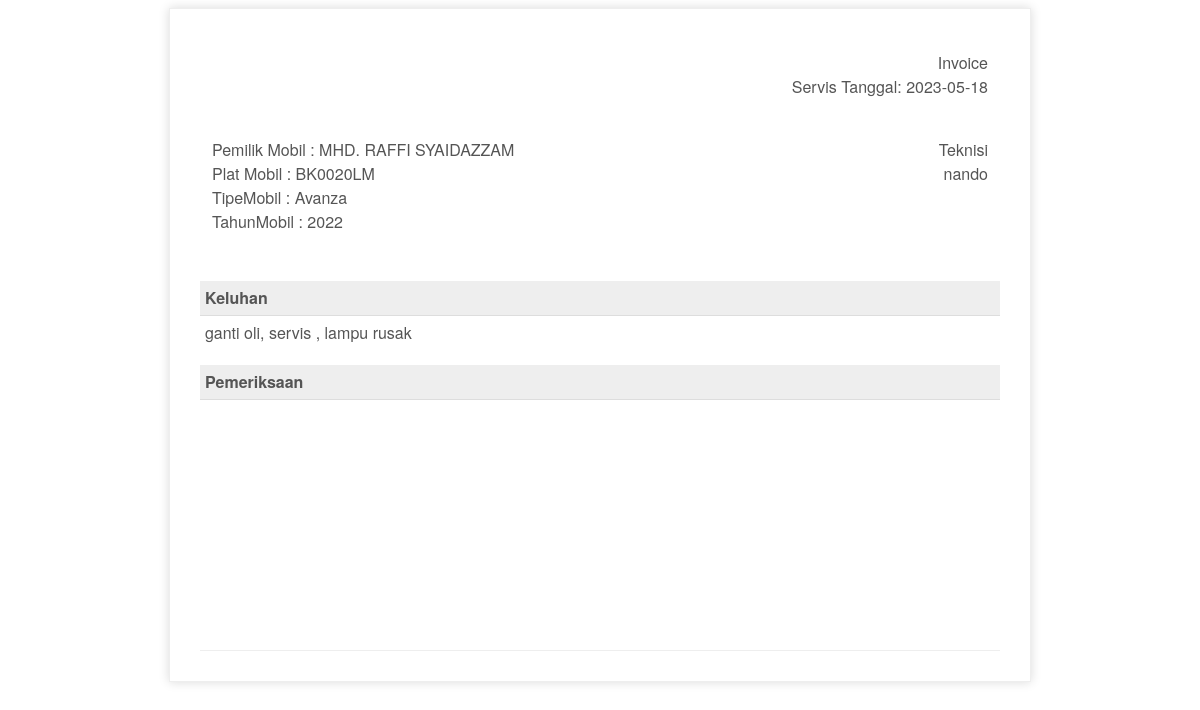
Page /invoiceMS.php?id=2 (signed in) on the committed database.
### tables this page shows
CREATE TABLE `listservis` (
  `Nama` varchar(50) NOT NULL,
  `Alamat` text NOT NULL,
  `Telp` varchar(50) NOT NULL,
  `TanggalService` date NOT NULL,
  `TipeMobil` varchar(50) NOT NULL,
  `TahunMobil` int(11) NOT NULL,
  `PlatMobil` varchar(50) NOT NULL,
  `Keluhan` text NOT NULL,
  `Teknisi` varchar(50) DEFAULT NULL,
  `ID` int(11) NOT NULL,
  `Status` varchar(255) NOT NULL DEFAULT 'Proses'
);

### invoiceMS.php (the view, shortened to what this page needs)
<?php include("config.php"); ?>
<!DOCTYPE html>
<html>
	<head>
	</head>
	<body>
    <?php
    $id = $_GET['id'];
    $sql = "SELECT * FROM `listservis` WHERE ID = $id";
    $query = mysqli_query($db, $sql);
    $data = mysqli_fetch_array($query);
    ?>
		<div class="invoice-box">
			<table cellpadding="0" cellspacing="0">
				<tr class="top">
					<td colspan="2">
						<table>
							<tr>
								<td class="title">
								</td>
								<td>
									Invoice  <br />
									Servis Tanggal: <?php echo $data['TanggalService'];?>
								</td>
							</tr>
						</table>
					</td>
				</tr>
				<tr class="information">
					<td colspan="2">
						<table>
							<tr>
								<td>
									Pemilik Mobil : <?php echo $data['Nama'];?><br />
									Plat Mobil    : <?php echo $data['PlatMobil'];?><br />
									TipeMobil     : <?php echo $data['TipeMobil'];?><br />
                                    TahunMobil    : <?php echo $data['TahunMobil'];?>
								</td>
								<td>
									Teknisi<br />
                                    <?php echo $data['Teknisi'];?>
								</td>
							</tr>
						</table>
					</td>
				</tr>
				<tr class="heading">
					<td>Keluhan</td>
					<td></td>
				</tr>
				<tr class="details">
					<td><?php echo $data['Keluhan'];?><br /></td>
					<td></td>
				</tr>
				<tr class="heading">
					<td>Pemeriksaan</td>
					<td></td>
				</tr>
				<tr class="item">
					<td><br><br><br><br><br><br><br><br><br><br></td>
					<td></td>
				</tr>
				</table>
		</div>
	</body>
</html>

### invoiceMS.php (style rules this page uses)
.invoice-box { max-width: 800px; margin: auto; padding: 30px; border: 1px solid #eee; box-shadow: 0 0 10px rgba(0, 0, 0, 0.15); font-size: 16px; line-height: 24px; font-family: 'Helvetica Neue', 'Helvetica', Helvetica, Arial, sans-serif; color: #555; }
.invoice-box table { width: 100%; line-height: inherit; text-align: left; }
.invoice-box table td { padding: 5px; vertical-align: top; }
.invoice-box table tr td:nth-child(2) { text-align: right; }
.invoice-box table tr.top table td { padding-bottom: 20px; }
.invoice-box table tr.top table td.title { font-size: 45px; line-height: 45px; color: #333; }
.invoice-box table tr.information table td { padding-bottom: 40px; }
.invoice-box table tr.heading td { background: #eee; border-bottom: 1px solid #ddd; font-weight: bold; }
.invoice-box table tr.details td { padding-bottom: 20px; }
.invoice-box table tr.item td { border-bottom: 1px solid #eee; }

### rows in the picture
listservis: TanggalService "2023-05-18", Nama "MHD. RAFFI SYAIDAZZAM", PlatMobil "BK0020LM", TipeMobil "Avanza", TahunMobil "2022", Teknisi "nando", Keluhan "ganti oli, servis , lampu rusak"
